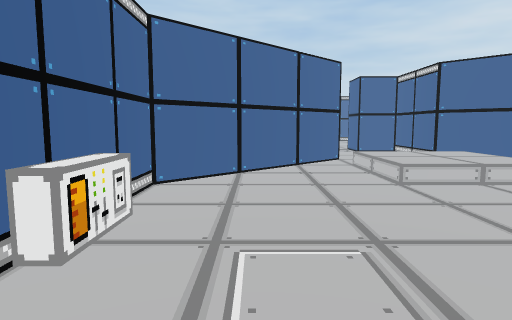
[1] (above)

13 first-person views from a walk through a scene from a Unity 3-D project. The camera is 1.3 m above the floor, tilts 6° down and sees 75° across. The floor is counted in squares, 0.9 m on a side. Each view is taken from the middle of a square. On the plan, view 1 faces up. The plan holds only what a view shows up to about 15 squares ahead; the rest is blank. The place goes on beyond the plan. The player character is not drawn. Door leaves are left out, so doorways stand open.

[2]
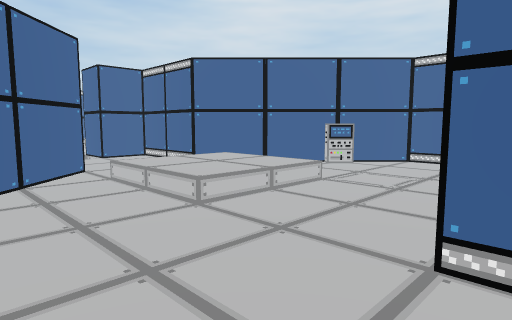

[3]
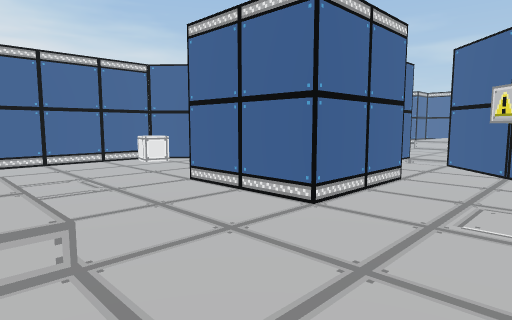

[4]
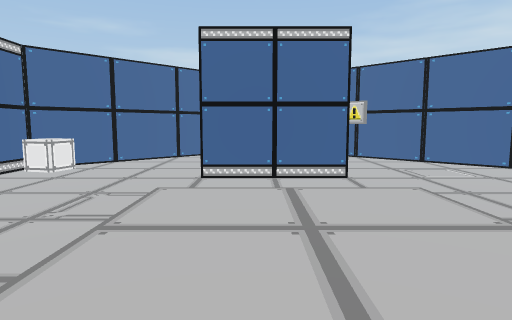

[5]
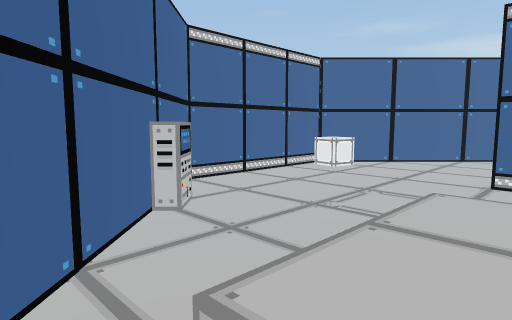

[6]
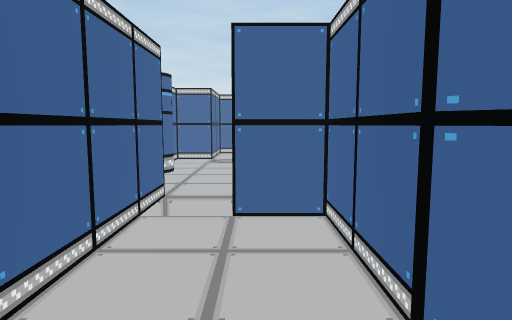

[7]
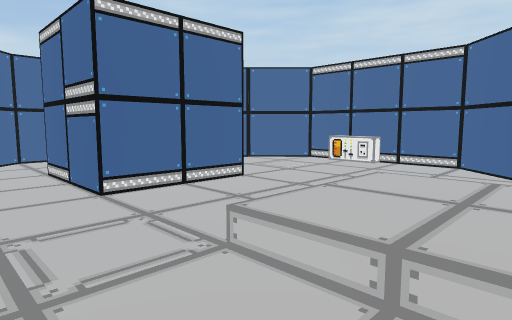

[8]
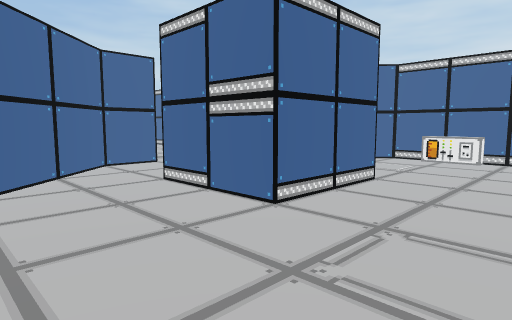

[9]
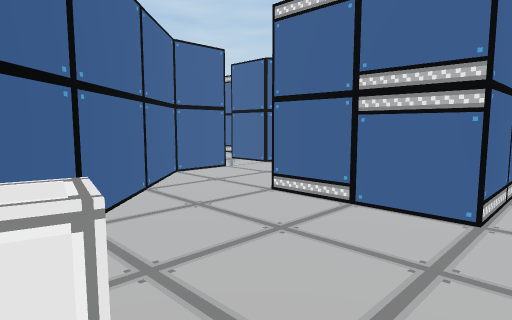

[10]
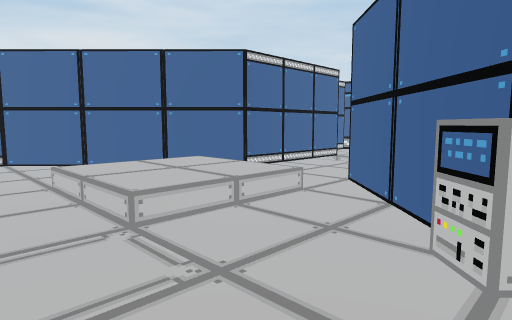

[11]
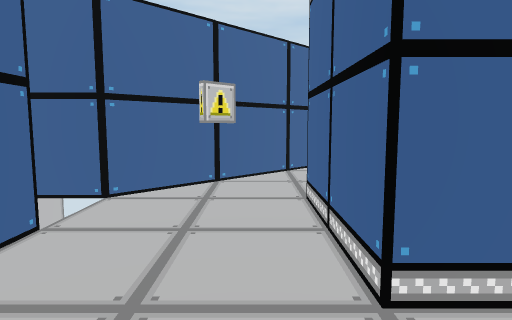

[12]
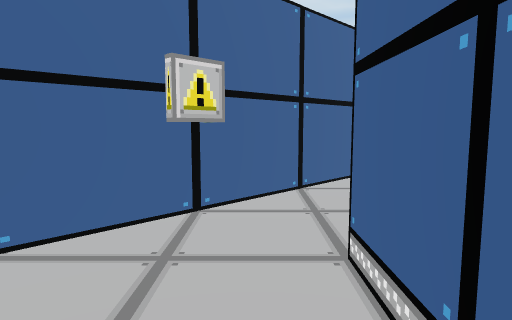

[13]
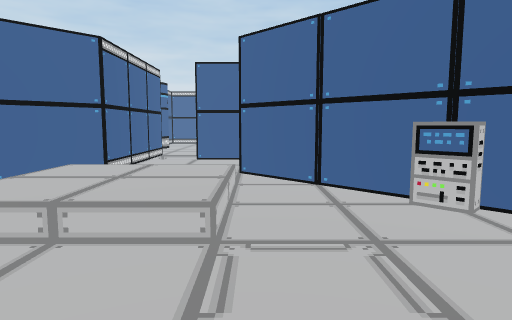

### Floor plan
Key: @ floor where view 1 was taken; # wall or solid block; . main floor; : floor 0.5 m higher than the main floor; / step, stairs or slope; D closed door; M machine; C computer; O other object.
Columns run from 3 left of view 1 to 14 right of it. Each row starts with its distance up from view 1.
 18       #DD###
 17       #....#
 16       #....#
 15       #....#
 14      ##....##
 13     ##.. ...##
 12    ##..////..##
 11   ##...::::...##
 10  ##....::::...C##
  9 ##.....::::.....##
  8 #......////......#
  7 #................#
  6 #................#
  5 #M...............#
  4 #M.....####......#
  3 #......#  #....OO#
  2 #......#  #....OO#
  1 ##.....#  #.....##
  0  ##@...####....##
 -1   ##..........##
 -2    ##O.......##
 -3     ##......##
 -4      ##DD####

Positions as (right, up) in squares from view 1, and headings:
1: (0, 0), facing up
2: (0, 3), facing up-right
3: (0, 9), facing down-right
4: (6, 13), facing down
5: (6, 13), facing down-right
6: (6, 11), facing up
7: (10, 11), facing down-left
8: (12, 8), facing down-left
9: (13, 5), facing down-left
10: (12, 6), facing up-left
11: (10, -1), facing left
12: (7, -1), facing left
13: (8, 4), facing up
